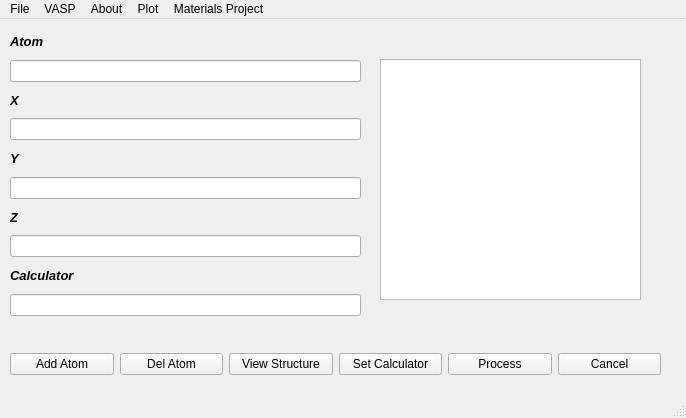
<?xml version="1.0" encoding="UTF-8"?>
<ui version="4.0">
 <class>AseAtomInput</class>
 <widget class="QMainWindow" name="AseAtomInput">
  <property name="geometry">
   <rect>
    <x>0</x>
    <y>0</y>
    <width>686</width>
    <height>418</height>
   </rect>
  </property>
  <property name="windowTitle">
   <string>MainWindow</string>
  </property>
  <widget class="QWidget" name="centralwidget">
   <widget class="QGraphicsView" name="graphicsView">
    <property name="geometry">
     <rect>
      <x>380</x>
      <y>40</y>
      <width>261</width>
      <height>241</height>
     </rect>
    </property>
   </widget>
   <widget class="QWidget" name="layoutWidget">
    <property name="geometry">
     <rect>
      <x>10</x>
      <y>330</y>
      <width>651</width>
      <height>30</height>
     </rect>
    </property>
    <layout class="QHBoxLayout" name="horizontalLayout">
     <item>
      <widget class="QPushButton" name="AddAtom_Buttom">
       <property name="text">
        <string>Add Atom</string>
       </property>
      </widget>
     </item>
     <item>
      <widget class="QPushButton" name="DelAtom">
       <property name="text">
        <string>Del Atom</string>
       </property>
      </widget>
     </item>
     <item>
      <widget class="QPushButton" name="ViewStructure_Button">
       <property name="text">
        <string>View Structure</string>
       </property>
      </widget>
     </item>
     <item>
      <widget class="QPushButton" name="SetCaluator_Button">
       <property name="text">
        <string>Set Calculator</string>
       </property>
      </widget>
     </item>
     <item>
      <widget class="QPushButton" name="Process_Button">
       <property name="text">
        <string>Process</string>
       </property>
      </widget>
     </item>
     <item>
      <widget class="QPushButton" name="Cancel_Buttom">
       <property name="text">
        <string>Cancel</string>
       </property>
      </widget>
     </item>
    </layout>
   </widget>
   <widget class="QWidget" name="layoutWidget">
    <property name="geometry">
     <rect>
      <x>10</x>
      <y>10</y>
      <width>351</width>
      <height>287</height>
     </rect>
    </property>
    <layout class="QVBoxLayout" name="verticalLayout">
     <item>
      <widget class="QLabel" name="label">
       <property name="font">
        <font>
         <family>Arial</family>
         <pointsize>10</pointsize>
         <weight>75</weight>
         <italic>true</italic>
         <bold>true</bold>
        </font>
       </property>
       <property name="text">
        <string>Atom</string>
       </property>
      </widget>
     </item>
     <item>
      <widget class="QLineEdit" name="AtomInPut"/>
     </item>
     <item>
      <widget class="QLabel" name="label_2">
       <property name="font">
        <font>
         <family>Arial</family>
         <pointsize>10</pointsize>
         <weight>75</weight>
         <italic>true</italic>
         <bold>true</bold>
        </font>
       </property>
       <property name="text">
        <string>X</string>
       </property>
      </widget>
     </item>
     <item>
      <widget class="QLineEdit" name="X_Input">
       <property name="text">
        <string/>
       </property>
      </widget>
     </item>
     <item>
      <widget class="QLabel" name="label_3">
       <property name="font">
        <font>
         <family>Arial</family>
         <pointsize>10</pointsize>
         <weight>75</weight>
         <italic>true</italic>
         <bold>true</bold>
        </font>
       </property>
       <property name="text">
        <string>Y</string>
       </property>
      </widget>
     </item>
     <item>
      <widget class="QLineEdit" name="Y_Input">
       <property name="text">
        <string/>
       </property>
      </widget>
     </item>
     <item>
      <widget class="QLabel" name="label_4">
       <property name="font">
        <font>
         <family>Arial</family>
         <pointsize>10</pointsize>
         <weight>75</weight>
         <italic>true</italic>
         <bold>true</bold>
        </font>
       </property>
       <property name="text">
        <string>Z</string>
       </property>
      </widget>
     </item>
     <item>
      <widget class="QLineEdit" name="Z_Input">
       <property name="text">
        <string/>
       </property>
      </widget>
     </item>
     <item>
      <widget class="QLabel" name="label_5">
       <property name="font">
        <font>
         <family>Arial</family>
         <pointsize>10</pointsize>
         <weight>75</weight>
         <italic>true</italic>
         <bold>true</bold>
        </font>
       </property>
       <property name="text">
        <string>Calculator</string>
       </property>
      </widget>
     </item>
     <item>
      <widget class="QLineEdit" name="Caluator_Input">
       <property name="text">
        <string/>
       </property>
      </widget>
     </item>
    </layout>
   </widget>
  </widget>
  <widget class="QMenuBar" name="menubar">
   <property name="geometry">
    <rect>
     <x>0</x>
     <y>0</y>
     <width>686</width>
     <height>22</height>
    </rect>
   </property>
   <widget class="QMenu" name="menu">
    <property name="title">
     <string>File</string>
    </property>
    <addaction name="actionFrom"/>
   </widget>
   <widget class="QMenu" name="menuConnect_Server">
    <property name="title">
     <string>VASP</string>
    </property>
    <addaction name="actionServer"/>
   </widget>
   <widget class="QMenu" name="menuAbout">
    <property name="title">
     <string>About</string>
    </property>
    <addaction name="actionVision"/>
    <addaction name="actionAbout_Author"/>
   </widget>
   <widget class="QMenu" name="menuPlot">
    <property name="title">
     <string>Plot</string>
    </property>
    <addaction name="actionBand_Structure"/>
   </widget>
   <widget class="QMenu" name="menuMaterials_Project">
    <property name="title">
     <string>Materials Project</string>
    </property>
    <addaction name="actionCIF_Download"/>
    <addaction name="actionDescriptor_Design"/>
   </widget>
   <addaction name="menu"/>
   <addaction name="menuConnect_Server"/>
   <addaction name="menuAbout"/>
   <addaction name="menuPlot"/>
   <addaction name="menuMaterials_Project"/>
  </widget>
  <widget class="QStatusBar" name="statusbar"/>
  <action name="actionFrom">
   <property name="text">
    <string>Import cif</string>
   </property>
  </action>
  <action name="actionServer">
   <property name="text">
    <string>Connect Server</string>
   </property>
  </action>
  <action name="actionVision">
   <property name="text">
    <string>Version</string>
   </property>
  </action>
  <action name="actionAbout_Author">
   <property name="text">
    <string>About Author</string>
   </property>
  </action>
  <action name="actionBand_Structure">
   <property name="text">
    <string>Band Structure</string>
   </property>
  </action>
  <action name="actionCIF_Download">
   <property name="text">
    <string>CIF Download</string>
   </property>
  </action>
  <action name="actionDescriptor_Design">
   <property name="text">
    <string>Descriptor Design</string>
   </property>
  </action>
 </widget>
 <resources/>
 <connections/>
</ui>
